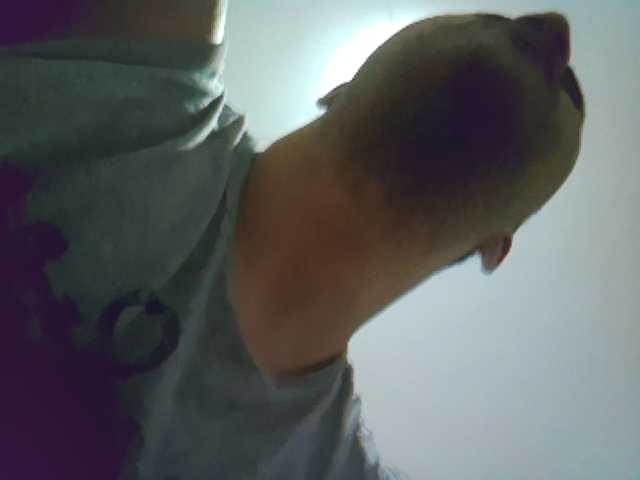
#> input picture dataset/raw/frame_20260904_131537_803.jpg, 640 x 480 px
$ python -i preprocessor.py   (imports and definitions only)
#> lines starting #> are read from the running program, lines starting #| are printed output that depends on the picture
### preprocessing/utils/letterbox.py
"""
preprocessing/utils/letterbox.py
Implementação manual do letterbox — a mesma lógica usada internamente
pelo YOLOv8 (ultralytics/data/augment.py).
"""

import cv2
import numpy as np


def letterbox(
    frame: np.ndarray,
    target_size: int = 640,
    pad_color: int = 114,
) -> tuple[np.ndarray, float, tuple[int, int]]:
    """
    Redimensiona preservando proporção e adiciona padding cinza.
    Returns:
        frame_lb: imagem redimensionada + padded (target_size × target_size)
        scale: fator de escala aplicado (usado para ajustar bboxes)
        (pad_w, pad_h): padding adicionado em cada lado (horizontal, vertical)
    """
    h, w = frame.shape[:2]

    # Fator de escala: limitar pela dimensão maior
    scale = min(target_size / h, target_size / w)
    new_w = round(w * scale)
    new_h = round(h * scale)

    # Redimensiona mantendo proporção
    resized = cv2.resize(frame, (new_w, new_h), interpolation=cv2.INTER_LINEAR)

    # Calcula padding simétrico
    pad_w = (target_size - new_w) // 2
    pad_h = (target_size - new_h) // 2

    # Aplica padding com cor cinza (valor 114 ≈ média ImageNet em uint8)
    frame_lb = np.full((target_size, target_size, 3), pad_color, dtype=np.uint8)
    frame_lb[pad_h:pad_h + new_h, pad_w:pad_w + new_w] = resized

    return frame_lb, scale, (pad_w, pad_h)

# [26 lines left out: function adjust_bboxes, not called in this run]

### preprocessing/preprocessor.py
"""
preprocessing/preprocessor.py
Módulo central de pré-processamento de imagens para o projeto yolo-edge-api.
Integra-se ao pipeline de tempo real e à API REST.
"""
from dataclasses import dataclass

import cv2
import numpy as np

from preprocessing.utils.letterbox import letterbox


@dataclass
class PreprocessConfig:
    """
    Configuração imutável do pipeline de pré-processamento.
    Instanciar uma vez e reutilizar para todos os frames.
    """
    infer_size: int = 320
    convert_rgb: bool = True
    use_letterbox: bool = True
    gaussian_blur: bool = False
    gaussian_ksize: int = 3
    gaussian_sigma: float = 0.8
    median_blur: bool = False
    median_ksize: int = 3
    clahe: bool = False
    clahe_clip: float = 2.0
    clahe_tile: int = 8
    clahe_space: str = "lab"
    normalize: bool = False

@dataclass
class PreprocessResult:
    """Resultado do pré-processamento — imagem + metadados."""
    frame: np.ndarray
    scale: float = 1.0       # escala uniforme (válida quando use_letterbox=True)
    scale_x: float = 1.0     # escala real no eixo horizontal
    scale_y: float = 1.0     # escala real no eixo vertical
    pad_w: int = 0
    pad_h: int = 0
    orig_size: tuple[int, int] = (0, 0)

class Preprocessor:
    """
    Encapsula o pipeline de pré-processamento configurável.
    Thread-safe: não mantém estado mutável entre chamadas.
    """
    def __init__(self, config: PreprocessConfig | None = None):
        self.cfg = config or PreprocessConfig()
        if self.cfg.clahe:
            self._clahe = cv2.createCLAHE(
                clipLimit=self.cfg.clahe_clip,
                tileGridSize=(self.cfg.clahe_tile, self.cfg.clahe_tile),
            )

    def process(self, frame: np.ndarray) -> PreprocessResult:
        """
        Aplica o pipeline completo a um único frame BGR NumPy.
        """
        orig_h, orig_w = frame.shape[:2]
        out = frame.copy()

        if self.cfg.clahe:
            out = self._apply_clahe(out)

        if self.cfg.convert_rgb:
            out = cv2.cvtColor(out, cv2.COLOR_BGR2RGB)

        if self.cfg.gaussian_blur:
            k = self.cfg.gaussian_ksize
            out = cv2.GaussianBlur(out, (k, k), sigmaX=self.cfg.gaussian_sigma)
        elif self.cfg.median_blur:
            out = cv2.medianBlur(out, self.cfg.median_ksize)

        if self.cfg.use_letterbox:
            out, scale, (pad_w, pad_h) = letterbox(out, self.cfg.infer_size)
            scale_x = scale_y = scale
        else:
            out = cv2.resize(out, (self.cfg.infer_size, self.cfg.infer_size))
            # Sem letterbox, a proporção é distorcida -- x e y escalam de
            # forma diferente sempre que a imagem de entrada não for quadrada.
            scale_x = self.cfg.infer_size / orig_w
            scale_y = self.cfg.infer_size / orig_h
            scale = min(scale_x, scale_y)  # mantido só por compatibilidade
            pad_w = pad_h = 0

        if self.cfg.normalize:
            out = out.astype(np.float32) / 255.0

        return PreprocessResult(
            frame=out,
            scale=scale,
            scale_x=scale_x,
            scale_y=scale_y,
            pad_w=pad_w,
            pad_h=pad_h,
            orig_size=(orig_h, orig_w),
        )

    def adjust_boxes(self, boxes_xyxy: np.ndarray, result: PreprocessResult) -> np.ndarray:
        """
        Ajusta coordenadas de bboxes do espaço processado para o original.
        Usa scale_x/scale_y separadamente -- correto tanto com letterbox
        (onde os dois são iguais) quanto sem (onde podem ser diferentes).
        """
        boxes = boxes_xyxy.copy().astype(float)
        boxes[:, [0, 2]] -= result.pad_w
        boxes[:, [1, 3]] -= result.pad_h
        boxes[:, [0, 2]] /= result.scale_x
        boxes[:, [1, 3]] /= result.scale_y
        return boxes

    def _apply_clahe(self, frame_bgr: np.ndarray) -> np.ndarray:
        """Aplica CLAHE no canal de luminância do espaço escolhido."""
        if self.cfg.clahe_space == "lab":
            lab = cv2.cvtColor(frame_bgr, cv2.COLOR_BGR2LAB)
            l, a, b = cv2.split(lab)
            l_cl = self._clahe.apply(l)
            return cv2.cvtColor(cv2.merge([l_cl, a, b]), cv2.COLOR_LAB2BGR)
        else:  # hsv
            hsv = cv2.cvtColor(frame_bgr, cv2.COLOR_BGR2HSV)
            h, s, v = cv2.split(hsv)
            v_cl = self._clahe.apply(v)
            return cv2.cvtColor(cv2.merge([h, s, v_cl]), cv2.COLOR_HSV2BGR)

# ── Configurações pré-definidas ───────────────────────────────────
CONFIG_DEFAULT = PreprocessConfig(
    infer_size=320,
    convert_rgb=True,
    use_letterbox=True,
    gaussian_blur=False,
    clahe=False,
)

CONFIG_LOW_LIGHT = PreprocessConfig(
    infer_size=320,
    convert_rgb=True,
    use_letterbox=True,
    clahe=True,
    clahe_clip=2.0,
    clahe_tile=8,
    clahe_space="lab",
)

CONFIG_HIGH_QUALITY = PreprocessConfig(
    infer_size=640,
    convert_rgb=True,
    use_letterbox=True,
    gaussian_blur=False,
    clahe=False,
)

>>> import cv2
>>> picture = cv2.imread('../dataset/raw/frame_20260904_131537_803.jpg')
#> picture is the input picture: shape (480, 640, 3); mean B, G, R 97, 96.3, 93.4
>>> result = Preprocessor().process(picture)
#> in letterbox, `frame_lb[pad_h:pad_h + new_h, pad_w:pad_w + new_w] = resized`:
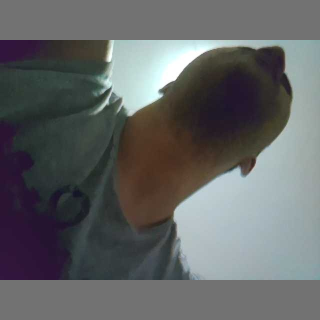
#> frame_lb: shape (320, 320, 3); mean R, G, B 98.6, 100.8, 101.3
#> in process, `out, scale, (pad_w, pad_h) = letterbox(out, self.cfg.infer_size)`: scale = 0.5; pad_w = 0; pad_h = 40
#> in process, `scale_x = scale_y = scale`: scale_x = 0.5

$ run again, on dataset/raw/frame_20260904_131605_392.jpg
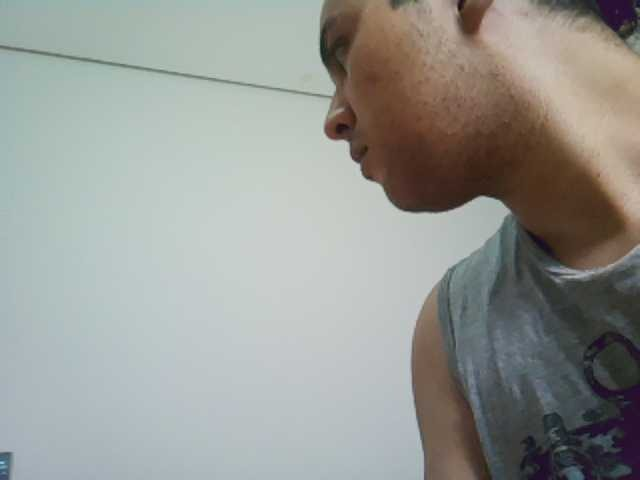
#> input picture dataset/raw/frame_20260904_131605_392.jpg, 640 x 480 px
#> picture is the input picture: shape (480, 640, 3); mean B, G, R 148.5, 153, 150.9
#> in letterbox, `frame_lb[pad_h:pad_h + new_h, pad_w:pad_w + new_w] = resized`:
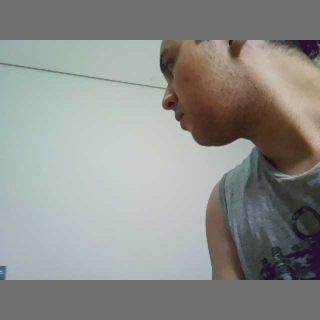
#> frame_lb: shape (320, 320, 3); mean R, G, B 141.8, 143.3, 139.9
#> in process, `out, scale, (pad_w, pad_h) = letterbox(out, self.cfg.infer_size)`: scale = 0.5; pad_w = 0; pad_h = 40
#> scale_x = 0.5

$ run again, on dataset/raw/frame_20260904_131607_258.jpg
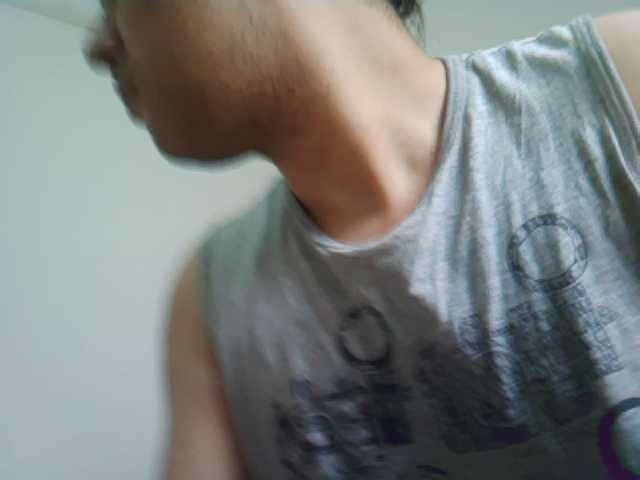
#> input picture dataset/raw/frame_20260904_131607_258.jpg, 640 x 480 px
#> picture is the input picture: shape (480, 640, 3); mean B, G, R 125.4, 127.1, 123.4
#> in letterbox, `frame_lb[pad_h:pad_h + new_h, pad_w:pad_w + new_w] = resized`:
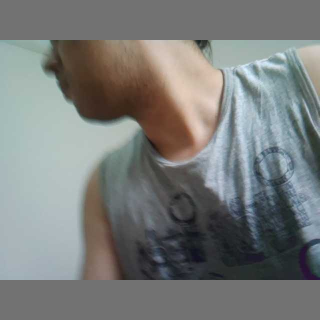
#> frame_lb: shape (320, 320, 3); mean R, G, B 121.1, 123.9, 122.6
#> in process, `out, scale, (pad_w, pad_h) = letterbox(out, self.cfg.infer_size)`: scale = 0.5; pad_w = 0; pad_h = 40
#> scale_x = 0.5

$ run again, on dataset/raw/frame_20260904_131626_850.jpg
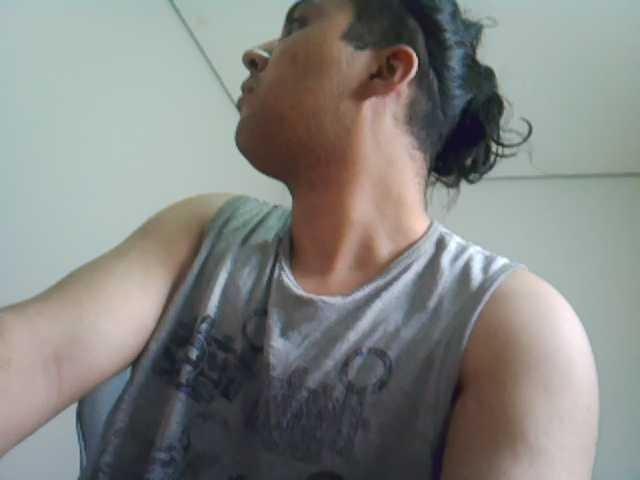
#> input picture dataset/raw/frame_20260904_131626_850.jpg, 640 x 480 px
#> picture is the input picture: shape (480, 640, 3); mean B, G, R 129.9, 133.3, 132
#> in letterbox, `frame_lb[pad_h:pad_h + new_h, pad_w:pad_w + new_w] = resized`:
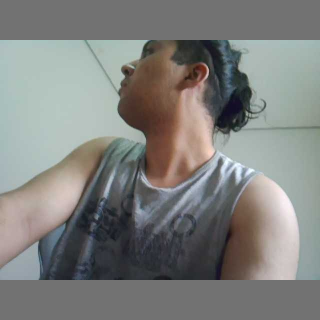
#> frame_lb: shape (320, 320, 3); mean R, G, B 127.6, 128.5, 126
#> in process, `out, scale, (pad_w, pad_h) = letterbox(out, self.cfg.infer_size)`: scale = 0.5; pad_w = 0; pad_h = 40
#> scale_x = 0.5
